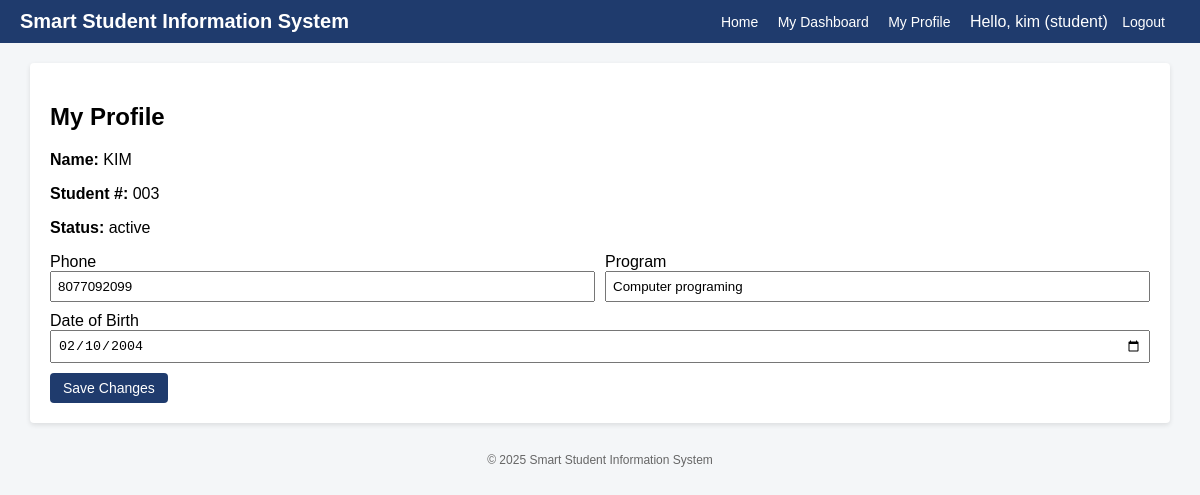
The page /student/profile.php (signed in) on the database its author committed.
### tables this page shows
CREATE TABLE `students` (
  `id` int(11) NOT NULL,
  `user_id` int(11) NOT NULL,
  `student_number` varchar(50) NOT NULL,
  `first_name` varchar(100) NOT NULL,
  `dob` date DEFAULT NULL,
  `program` varchar(150) DEFAULT NULL,
  `phone` varchar(30) DEFAULT NULL,
  `status` enum('active','inactive','graduated') NOT NULL DEFAULT 'active',
  `created_at` datetime DEFAULT NULL,
  `updated_at` datetime DEFAULT NULL
);

### student/profile.php (the view, shortened to what this page needs)
<?php
$pdo = getPDO();
$user = current_user();
$stmt = $pdo->prepare("SELECT * FROM students WHERE user_id = ?");
$stmt->execute([$user['id']]);
$student = $stmt->fetch();
include '../header.php';
?>
<h2>My Profile</h2>
<p><strong>Name:</strong> <?php echo htmlspecialchars($student['first_name']); ?></p>
<p><strong>Student #:</strong> <?php echo htmlspecialchars($student['student_number']); ?></p>
<p><strong>Status:</strong> <?php echo htmlspecialchars($student['status']); ?></p>
<form method="post">
    <div class="flex">
        <div>
            <label>Phone</label>
            <input type="text" name="phone" value="<?php echo htmlspecialchars($student['phone']); ?>">
        </div>
        <div>
            <label>Program</label>
            <input type="text" name="program" value="<?php echo htmlspecialchars($student['program']); ?>">
        </div>
    </div>
    <div>
        <label>Date of Birth</label>
        <input type="date" name="dob" value="<?php echo htmlspecialchars($student['dob']); ?>">
    </div>
    <button class="btn btn-primary" type="submit">Save Changes</button>
</form>
<?php include '../footer.php'; ?>

### header.php (style rules this page uses)
body { font-family: Arial, sans-serif; background:#f4f6f8; margin:0; }
.btn { display:inline-block; padding:6px 12px; border-radius:4px; text-decoration:none; font-size:14px; border:1px solid transparent; cursor:pointer; }
.btn-primary { background:#1f3b6d; color:white; }
input[type=text], input[type=email], input[type=password], input[type=date], select, textarea { padding:6px; width:100%; box-sizing:border-box; margin-bottom:10px; }
.flex { display:flex; gap:10px; flex-wrap:wrap; }
.flex > div { flex:1 1 200px; }

### rows shown on the page
students: first_name "KIM", student_number "003", status "active", phone "8077092099", program "Computer programing", dob "02/10/2004"

### other values the page prints
$user['name'] "kim"
$user['role'] "student"
